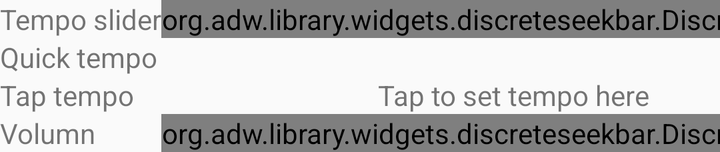
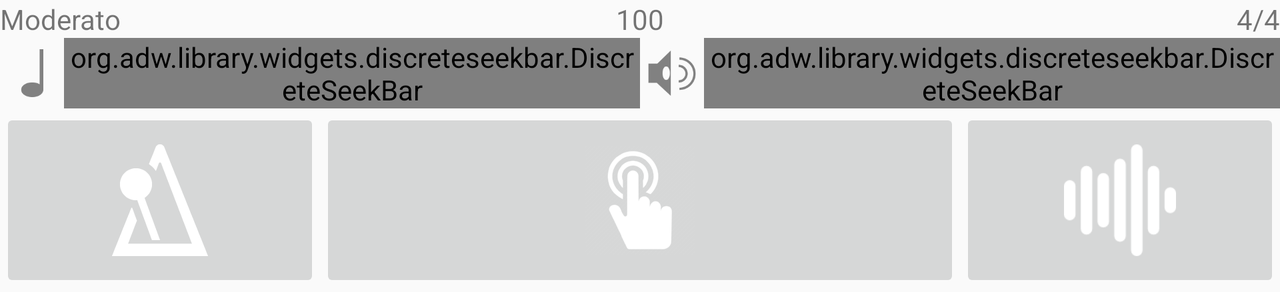

First picture: res/layout/ on a phone held upright. Second picture: the repository's own variant of that layout, on a device whose configuration matches the variant's folder. Source for both follows.
<!-- AndroidManifest.xml: application theme AppTheme -->
<!-- res/layout/settings_layout.xml -->
<?xml version="1.0" encoding="utf-8"?>
<TableLayout xmlns:android="http://schemas.android.com/apk/res/android"
    xmlns:app="http://schemas.android.com/apk/res-auto"
    android:layout_width="match_parent"
    android:layout_height="wrap_content"
    android:layout_below="@+id/visual"
    android:layout_margin="@dimen/activity_vertical_margin">

    <TableRow>

        <TextView
            android:id="@+id/tempo_text"
            android:layout_width="wrap_content"
            android:layout_height="match_parent"
            android:gravity="center_vertical"
            android:text="Tempo slider" />

        <org.adw.library.widgets.discreteseekbar.DiscreteSeekBar
            android:id="@+id/tempo_slider"
            app:dsb_max="300"
            app:dsb_min="30"
            app:dsb_value="100"
            android:layout_width="wrap_content"
            android:layout_height="match_parent"
            android:layout_gravity="center" />
    </TableRow>

    <TableRow android:layout_marginTop="@dimen/activity_vertical_margin">

        <TextView
            android:id="@+id/quick_text"
            android:layout_width="wrap_content"
            android:layout_height="match_parent"
            android:gravity="center_vertical"
            android:text="Quick tempo" />

        <GridView
            android:id="@+id/gridview"
            android:layout_width="match_parent"
            android:layout_height="match_parent"
            android:gravity="center"
            android:horizontalSpacing="10dp"
            android:numColumns="auto_fit"
            android:stretchMode="columnWidth"
            android:verticalSpacing="10dp">

        </GridView>
    </TableRow>

    <TableRow android:layout_marginTop="@dimen/activity_vertical_margin">

        <TextView
            android:id="@+id/tap_text"
            android:layout_width="wrap_content"
            android:layout_height="match_parent"
            android:gravity="center_vertical"
            android:text="Tap tempo" />

        <TextView
            android:id="@+id/tap_tempo_text"
            android:layout_width="wrap_content"
            android:layout_height="match_parent"
            android:gravity="center_horizontal"
            android:text="Tap to set tempo here" />

    </TableRow>

    <TableRow android:layout_marginTop="@dimen/activity_vertical_margin">

        <TextView
            android:id="@+id/volumn_text"
            android:layout_width="wrap_content"
            android:layout_height="match_parent"
            android:gravity="center_vertical"
            android:text="Volumn" />

        <org.adw.library.widgets.discreteseekbar.DiscreteSeekBar
            android:id="@+id/volumn_slider"
            app:dsb_indicatorColor="@color/colorAccent"
            app:dsb_max="100"
            app:dsb_min="1"
            app:dsb_value="50"
            android:layout_width="wrap_content"
            android:layout_height="match_parent"
            android:layout_gravity="center" />
    </TableRow>
</TableLayout>
<!-- resources referenced by this layout -->
<resources>
  <color name="colorAccent">#777777</color>
  <style name="AppTheme" parent="Theme.AppCompat.Light.DarkActionBar">
          
          <item name="colorPrimary">@color/colorPrimary</item>
          <item name="colorPrimaryDark">@color/colorPrimaryDark</item>
          <item name="colorAccent">@color/colorAccent</item>
      </style>
  <color name="colorPrimary">#222222</color>
  <color name="colorPrimaryDark">#555555</color>
</resources>
<!-- res/layout-land/settings_layout.xml (the repository's variant of the layout above) -->
<!-- drawn on the phone turned sideways -->
<?xml version="1.0" encoding="utf-8"?>
<LinearLayout xmlns:android="http://schemas.android.com/apk/res/android"
    xmlns:app="http://schemas.android.com/apk/res-auto"
    android:id="@+id/settings"
    android:layout_width="match_parent"
    android:layout_height="wrap_content"
    android:layout_below="@+id/visual"
    android:layout_margin="@dimen/activity_vertical_margin"
    android:orientation="vertical">

    <include layout="@layout/beat_detail_layout" />

    <TableRow
        android:layout_width="match_parent"
        android:layout_height="0dp"
        android:layout_marginTop="@dimen/activity_vertical_margin"
        android:layout_weight="1">

        <ImageView
            android:layout_width="wrap_content"
            android:layout_height="match_parent"
            android:onClick="decreaseTempo"
            android:src="@drawable/ic_action_music_note" />

        <org.adw.library.widgets.discreteseekbar.DiscreteSeekBar
            android:id="@+id/tempo_slider"
            android:layout_width="0dp"
            android:layout_height="match_parent"
            android:layout_gravity="center"
            android:layout_weight="1"
            app:dsb_indicatorColor="@android:color/holo_green_light"
            app:dsb_indicatorTextAppearance="@style/MySliderTextAppearance"
            app:dsb_max="300"
            app:dsb_min="20"
            />

        <ImageView
            android:layout_width="wrap_content"
            android:layout_height="match_parent"
            android:onClick="decreaseVolume"
            android:src="@drawable/ic_action_volume" />

        <org.adw.library.widgets.discreteseekbar.DiscreteSeekBar
            android:id="@+id/volumn_slider"
            android:layout_width="0dp"
            android:layout_height="match_parent"
            android:layout_gravity="center"
            android:layout_weight="1"
            app:dsb_indicatorColor="@android:color/holo_green_light"
            app:dsb_indicatorTextAppearance="@style/MySliderTextAppearance"
            app:dsb_max="100"
            app:dsb_min="0" />
    </TableRow>

    <include layout="@layout/table" />

    <LinearLayout
        android:layout_width="match_parent"
        android:layout_height="wrap_content"
        android:orientation="horizontal">


        <ImageButton
            android:id="@+id/change_sound_btn"
            style="@style/MyDefaultTextAppearance"
            android:layout_width="0dp"
            android:layout_height="match_parent"
            android:layout_weight="1"
            android:gravity="center_horizontal"
            android:src="@drawable/ic_action_sounds"
            android:text="Change sound" />

        <ImageButton
            android:id="@+id/tap_tempo_btn"
            style="@style/MyDefaultTextAppearance"
            android:layout_width="0dp"
            android:layout_height="wrap_content"
            android:layout_weight="2"
            android:gravity="center_horizontal"
            android:src="@drawable/ic_action_tap" />

        <ImageButton
            android:id="@+id/change_time_signature_btn"
            style="@style/MyDefaultTextAppearance"
            android:layout_width="0dp"
            android:layout_height="match_parent"
            android:layout_weight="1"
            android:gravity="center_horizontal"
            android:src="@drawable/ic_action_pulse" />
    </LinearLayout>

    <TableRow
        android:layout_width="match_parent"
        android:layout_height="0dp"
        android:layout_weight="1">


    </TableRow>

</LinearLayout>
<!-- res/layout/beat_detail_layout.xml (included above) -->
<?xml version="1.0" encoding="utf-8"?>
<LinearLayout xmlns:android="http://schemas.android.com/apk/res/android"
    android:orientation="horizontal" android:layout_width="match_parent"
    android:layout_height="wrap_content"
   >
    <TextView
        android:layout_width="0dp"
        android:layout_height="match_parent"
        android:layout_weight="1"
        android:text="Moderato"
        android:layout_gravity="center_vertical"
        />
    <TextView
        android:layout_width="0dp"
        android:layout_height="match_parent"
        android:layout_weight="1"
        android:text="100"
        android:gravity="center"/>
    <TextView
        android:layout_width="0dp"
        android:layout_height="match_parent"
        android:layout_weight="1"
        android:text="4/4"
        android:gravity="right|center_vertical"/>
</LinearLayout>
<!-- res/layout/table.xml (included above) -->
<?xml version="1.0" encoding="utf-8"?>
<TableLayout xmlns:android="http://schemas.android.com/apk/res/android"
    android:id="@+id/table"
    android:layout_width="match_parent"
    android:layout_height="match_parent"
    android:stretchColumns="*"></TableLayout>
<!-- resources referenced by the variant -->
<!-- as the phone turned sideways resolves them -->
<resources>
  <!-- drawable ic_action_music_note: png bitmap (drawable-hdpi, 392 bytes) -->
  <!-- drawable ic_action_pulse: png bitmap (drawable-hdpi, 814 bytes) -->
  <!-- drawable ic_action_sounds: png bitmap (drawable-hdpi, 2859 bytes) -->
  <!-- drawable ic_action_tap: png bitmap (drawable-hdpi, 1730 bytes) -->
  <!-- drawable ic_action_volume: png bitmap (drawable-hdpi, 1478 bytes) -->
  <style name="MyDefaultTextAppearance" parent="@android:style/TextAppearance">
          <item name="android:textStyle">bold</item>
          <item name="android:textSize">@dimen/setting_textsize</item>
      </style>
  <style name="AppTheme" parent="Theme.AppCompat.Light.DarkActionBar">
          
          <item name="colorPrimary">@color/colorPrimary</item>
          <item name="colorPrimaryDark">@color/colorPrimaryDark</item>
          <item name="colorAccent">@color/colorAccent</item>
      </style>
  <dimen name="setting_textsize">20sp</dimen>
  <color name="colorPrimary">#222222</color>
  <color name="colorPrimaryDark">#555555</color>
  <color name="colorAccent">#777777</color>
</resources>
